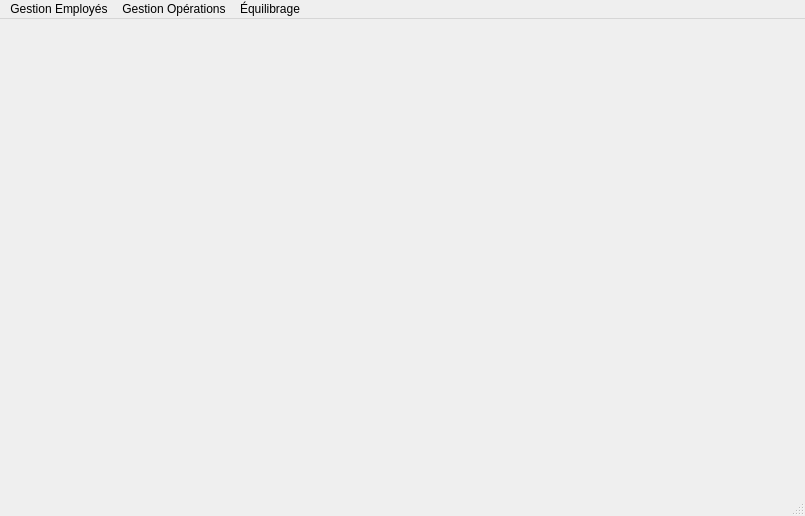
<?xml version="1.0" encoding="UTF-8"?>
<ui version="4.0">
 <class>MainWindow</class>
 <widget class="QMainWindow" name="MainWindow">
  <property name="geometry">
   <rect>
    <x>0</x>
    <y>0</y>
    <width>805</width>
    <height>516</height>
   </rect>
  </property>
  <property name="windowTitle">
   <string>MainWindow</string>
  </property>
  <widget class="QWidget" name="centralwidget">
   <widget class="QLabel" name="picture">
    <property name="geometry">
     <rect>
      <x>-10</x>
      <y>-140</y>
      <width>821</width>
      <height>741</height>
     </rect>
    </property>
    <property name="text">
     <string/>
    </property>
    <property name="pixmap">
     <pixmap>../pics/pic1.jpg</pixmap>
    </property>
   </widget>
  </widget>
  <widget class="QMenuBar" name="menubar">
   <property name="geometry">
    <rect>
     <x>0</x>
     <y>0</y>
     <width>805</width>
     <height>25</height>
    </rect>
   </property>
   <widget class="QMenu" name="menuGestion_Employes">
    <property name="title">
     <string>Gestion Employés</string>
    </property>
    <addaction name="Liste_Employes"/>
    <addaction name="Competences"/>
   </widget>
   <widget class="QMenu" name="menuGestion_Operations">
    <property name="title">
     <string>Gestion Opérations</string>
    </property>
    <addaction name="Details_Gamme"/>
    <addaction name="Details_Operation"/>
   </widget>
   <widget class="QMenu" name="menu_quilibrage">
    <property name="title">
     <string>Équilibrage</string>
    </property>
    <addaction name="Creer_equilibrage"/>
    <addaction name="Liste_equilibrage"/>
   </widget>
   <addaction name="menuGestion_Employes"/>
   <addaction name="menuGestion_Operations"/>
   <addaction name="menu_quilibrage"/>
  </widget>
  <widget class="QStatusBar" name="statusbar"/>
  <action name="Liste_Employes">
   <property name="text">
    <string>Liste Employés</string>
   </property>
   <property name="iconVisibleInMenu">
    <bool>false</bool>
   </property>
  </action>
  <action name="Competences">
   <property name="text">
    <string>Compétences</string>
   </property>
  </action>
  <action name="Details_Gamme">
   <property name="text">
    <string>Détails Gamme</string>
   </property>
  </action>
  <action name="Details_Operation">
   <property name="text">
    <string>Détails Opération</string>
   </property>
  </action>
  <action name="Creer_equilibrage">
   <property name="text">
    <string>Créer Équilibrage</string>
   </property>
  </action>
  <action name="Liste_equilibrage">
   <property name="text">
    <string>Liste Équilibrage</string>
   </property>
  </action>
 </widget>
 <resources/>
 <connections/>
</ui>
